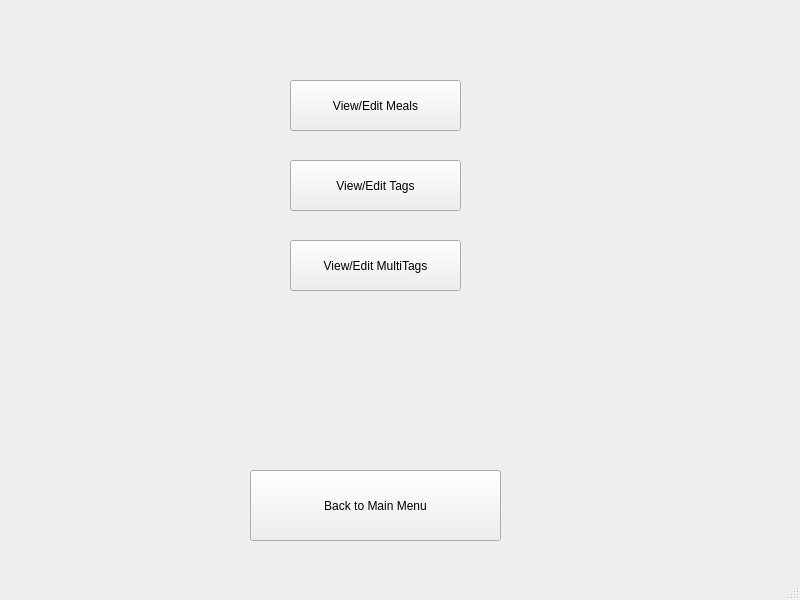
<?xml version="1.0" encoding="UTF-8"?>
<ui version="4.0">
 <class>SettingsWindow</class>
 <widget class="QMainWindow" name="SettingsWindow">
  <property name="geometry">
   <rect>
    <x>0</x>
    <y>0</y>
    <width>800</width>
    <height>600</height>
   </rect>
  </property>
  <property name="windowTitle">
   <string>Settings</string>
  </property>
  <widget class="QWidget" name="centralwidget">
   <widget class="QPushButton" name="editMealsButton">
    <property name="geometry">
     <rect>
      <x>290</x>
      <y>80</y>
      <width>171</width>
      <height>51</height>
     </rect>
    </property>
    <property name="text">
     <string>View/Edit Meals</string>
    </property>
   </widget>
   <widget class="QPushButton" name="editTagsButton">
    <property name="geometry">
     <rect>
      <x>290</x>
      <y>160</y>
      <width>171</width>
      <height>51</height>
     </rect>
    </property>
    <property name="text">
     <string>View/Edit Tags</string>
    </property>
   </widget>
   <widget class="QPushButton" name="editMultiTagsButton">
    <property name="geometry">
     <rect>
      <x>290</x>
      <y>240</y>
      <width>171</width>
      <height>51</height>
     </rect>
    </property>
    <property name="text">
     <string>View/Edit MultiTags</string>
    </property>
   </widget>
   <widget class="QPushButton" name="backMainMenuButton">
    <property name="geometry">
     <rect>
      <x>250</x>
      <y>470</y>
      <width>251</width>
      <height>71</height>
     </rect>
    </property>
    <property name="text">
     <string>Back to Main Menu</string>
    </property>
   </widget>
  </widget>
  <widget class="QStatusBar" name="statusbar"/>
 </widget>
 <resources/>
 <connections/>
</ui>
